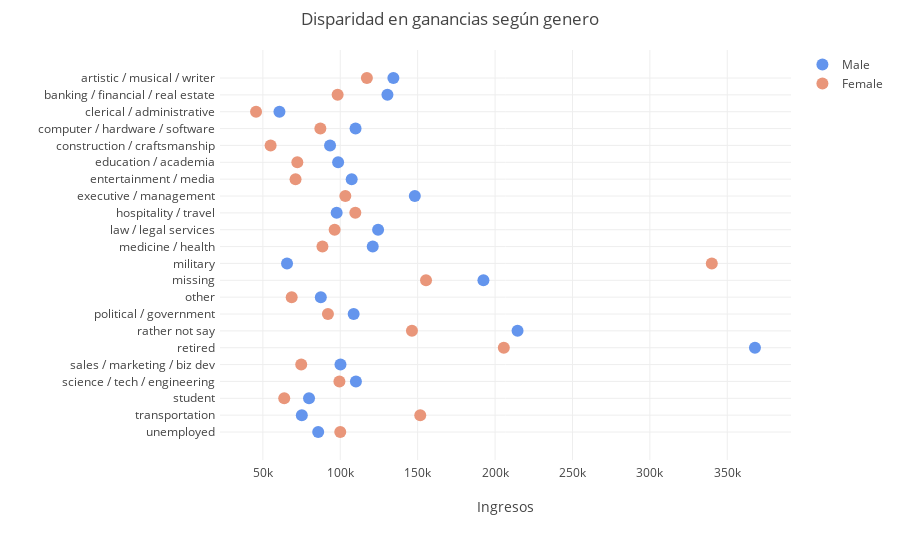

The cell this chart's notebook holds for it:
### Code cell
jobs_m = sorted(list(set(df_m.job.unique()) - set("missing")), reverse=True)
jobs_f = sorted(list(set(df_f.job.unique()) - set("missing")), reverse=True)
trace1 = {"x": [df_m[(df_m.job == x) & (df_m["income"]>0)]["income"].mean()  for x in jobs_m], 
          "y": jobs_m, 
          "marker": {"color": 'cornflowerblue', "size": 12}, 
          "mode": "markers", 
          "name": "Male", 
          "type": "scatter"
}

trace2 = {"x": [df_f[(df_f.job == x) & (df_f["income"]>0)]["income"].mean()  for x in jobs_f], 
          "y": jobs_f, 
          "marker": {"color": "darksalmon", "size": 12}, 
          "mode": "markers", 
          "name": "Female", 
          "type": "scatter", 
}

data = [trace1, trace2]
layout = dict(title= "Disparidad en ganancias según genero", 
          xaxis= {"title": "Ingresos", }, 
         margin=go.layout.Margin(
        l=220,
        r=50,
        b=100,
        t=50,
        pad=4))

fig = go.Figure(data=data, layout=layout)
iplot(fig)

### Figure 1 — Plotly figure (JSON) as saved in the notebook; plotly's stock layout.template omitted (floating-point values rounded to 4 significant figures)
{"data": [{"marker": {"color": "cornflowerblue", "size": 12}, "mode": "markers", "name": "Male", "type": "scatter", "uid": "3be3d076-685c-46e9-b259-891eabef8d25", "x": [85740.0, 75160.0, 79820.0, 110100.0, 100100.0, 367900.0, 214500.0, 108700.0, 87430.0, 192500.0, 65600.0, 121000.0, 124400.0, 97670.0, 148200.0, 107400.0, 98610.0, 93400.0, 109900.0, 60710.0, 130500.0, 134300.0], "y": ["unemployed", "transportation", "student", "science / tech / engineering", "sales / marketing / biz dev", "retired", "rather not say", "political / government", "other", "missing", "military", "medicine / health", "law / legal services", "hospitality / travel", "executive / management", "entertainment / media", "education / academia", "construction / craftsmanship", "computer / hardware / software", "clerical / administrative", "banking / financial / real estate", "artistic / musical / writer"]}, {"marker": {"color": "darksalmon", "size": 12}, "mode": "markers", "name": "Female", "type": "scatter", "uid": "be2c24ed-5a42-4b89-8ad9-1afb5aa314fe", "x": [100000, 151700.0, 63800.0, 99450.0, 74770.0, 205700.0, 146300.0, 92040.0, 68620.0, 155400.0, 340000, 88480.0, 96360.0, 109700.0, 103300.0, 71110.0, 72260.0, 55000, 87140.0, 45600.0, 98300.0, 117200.0], "y": ["unemployed", "transportation", "student", "science / tech / engineering", "sales / marketing / biz dev", "retired", "rather not say", "political / government", "other", "missing", "military", "medicine / health", "law / legal services", "hospitality / travel", "executive / management", "entertainment / media", "education / academia", "construction / craftsmanship", "computer / hardware / software", "clerical / administrative", "banking / financial / real estate", "artistic / musical / writer"]}], "layout": {"margin": {"b": 100, "l": 220, "pad": 4, "r": 50, "t": 50}, "title": {"text": "Disparidad en ganancias según genero"}, "xaxis": {"title": {"text": "Ingresos"}}}}
